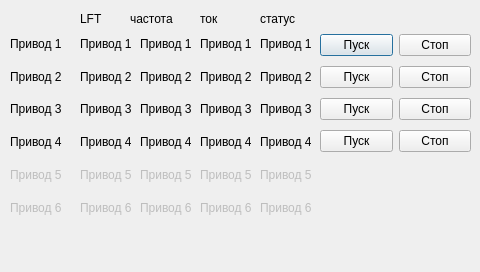
<?xml version="1.0" encoding="UTF-8"?>
<ui version="4.0">
 <class>DialogATV12</class>
 <widget class="QDialog" name="DialogATV12">
  <property name="geometry">
   <rect>
    <x>0</x>
    <y>0</y>
    <width>480</width>
    <height>272</height>
   </rect>
  </property>
  <property name="maximumSize">
   <size>
    <width>480</width>
    <height>272</height>
   </size>
  </property>
  <property name="windowTitle">
   <string>ATV12</string>
  </property>
  <widget class="QWidget" name="layoutWidget113">
   <property name="geometry">
    <rect>
     <x>80</x>
     <y>30</y>
     <width>51</width>
     <height>191</height>
    </rect>
   </property>
   <layout class="QGridLayout" name="gridLayout_2">
    <item row="0" column="0">
     <widget class="QLabel" name="LFT1">
      <property name="text">
       <string>Привод 1</string>
      </property>
     </widget>
    </item>
    <item row="2" column="0">
     <widget class="QLabel" name="LFT3">
      <property name="text">
       <string>Привод 3</string>
      </property>
     </widget>
    </item>
    <item row="3" column="0">
     <widget class="QLabel" name="LFT4">
      <property name="text">
       <string>Привод 4</string>
      </property>
     </widget>
    </item>
    <item row="4" column="0">
     <widget class="QLabel" name="LFT5">
      <property name="enabled">
       <bool>false</bool>
      </property>
      <property name="text">
       <string>Привод 5</string>
      </property>
     </widget>
    </item>
    <item row="5" column="0">
     <widget class="QLabel" name="LFT6">
      <property name="enabled">
       <bool>false</bool>
      </property>
      <property name="text">
       <string>Привод 6</string>
      </property>
     </widget>
    </item>
    <item row="1" column="0">
     <widget class="QLabel" name="LFT2">
      <property name="text">
       <string>Привод 2</string>
      </property>
     </widget>
    </item>
   </layout>
  </widget>
  <widget class="QWidget" name="layoutWidget9339">
   <property name="geometry">
    <rect>
     <x>10</x>
     <y>30</y>
     <width>65</width>
     <height>191</height>
    </rect>
   </property>
   <layout class="QGridLayout" name="gridLayout">
    <item row="0" column="0">
     <widget class="QLabel" name="label">
      <property name="text">
       <string>Привод 1</string>
      </property>
     </widget>
    </item>
    <item row="1" column="0">
     <widget class="QLabel" name="label_2">
      <property name="text">
       <string>Привод 2</string>
      </property>
     </widget>
    </item>
    <item row="2" column="0">
     <widget class="QLabel" name="label_4">
      <property name="text">
       <string>Привод 3</string>
      </property>
     </widget>
    </item>
    <item row="3" column="0">
     <widget class="QLabel" name="label_3">
      <property name="text">
       <string>Привод 4</string>
      </property>
     </widget>
    </item>
    <item row="4" column="0">
     <widget class="QLabel" name="label_6">
      <property name="enabled">
       <bool>false</bool>
      </property>
      <property name="text">
       <string>Привод 5</string>
      </property>
     </widget>
    </item>
    <item row="5" column="0">
     <widget class="QLabel" name="label_5">
      <property name="enabled">
       <bool>false</bool>
      </property>
      <property name="text">
       <string>Привод 6</string>
      </property>
     </widget>
    </item>
   </layout>
  </widget>
  <widget class="QLabel" name="label_7">
   <property name="geometry">
    <rect>
     <x>80</x>
     <y>10</y>
     <width>59</width>
     <height>17</height>
    </rect>
   </property>
   <property name="text">
    <string>LFT</string>
   </property>
  </widget>
  <widget class="QWidget" name="layoutWidget_2">
   <property name="geometry">
    <rect>
     <x>140</x>
     <y>30</y>
     <width>51</width>
     <height>191</height>
    </rect>
   </property>
   <layout class="QGridLayout" name="gridLayout_3">
    <item row="0" column="0">
     <widget class="QLabel" name="freq1">
      <property name="text">
       <string>Привод 1</string>
      </property>
     </widget>
    </item>
    <item row="2" column="0">
     <widget class="QLabel" name="freq3">
      <property name="text">
       <string>Привод 3</string>
      </property>
     </widget>
    </item>
    <item row="3" column="0">
     <widget class="QLabel" name="freq4">
      <property name="text">
       <string>Привод 4</string>
      </property>
     </widget>
    </item>
    <item row="4" column="0">
     <widget class="QLabel" name="freq5">
      <property name="enabled">
       <bool>false</bool>
      </property>
      <property name="text">
       <string>Привод 5</string>
      </property>
     </widget>
    </item>
    <item row="5" column="0">
     <widget class="QLabel" name="freq6">
      <property name="enabled">
       <bool>false</bool>
      </property>
      <property name="text">
       <string>Привод 6</string>
      </property>
     </widget>
    </item>
    <item row="1" column="0">
     <widget class="QLabel" name="freq2">
      <property name="text">
       <string>Привод 2</string>
      </property>
     </widget>
    </item>
   </layout>
  </widget>
  <widget class="QLabel" name="label_8">
   <property name="geometry">
    <rect>
     <x>130</x>
     <y>10</y>
     <width>59</width>
     <height>17</height>
    </rect>
   </property>
   <property name="text">
    <string>частота</string>
   </property>
  </widget>
  <widget class="QWidget" name="layoutWidget_3">
   <property name="geometry">
    <rect>
     <x>200</x>
     <y>30</y>
     <width>51</width>
     <height>191</height>
    </rect>
   </property>
   <layout class="QGridLayout" name="gridLayout_4">
    <item row="0" column="0">
     <widget class="QLabel" name="curr1">
      <property name="text">
       <string>Привод 1</string>
      </property>
     </widget>
    </item>
    <item row="2" column="0">
     <widget class="QLabel" name="curr3">
      <property name="text">
       <string>Привод 3</string>
      </property>
     </widget>
    </item>
    <item row="3" column="0">
     <widget class="QLabel" name="curr4">
      <property name="text">
       <string>Привод 4</string>
      </property>
     </widget>
    </item>
    <item row="4" column="0">
     <widget class="QLabel" name="curr5">
      <property name="enabled">
       <bool>false</bool>
      </property>
      <property name="text">
       <string>Привод 5</string>
      </property>
     </widget>
    </item>
    <item row="5" column="0">
     <widget class="QLabel" name="curr6">
      <property name="enabled">
       <bool>false</bool>
      </property>
      <property name="text">
       <string>Привод 6</string>
      </property>
     </widget>
    </item>
    <item row="1" column="0">
     <widget class="QLabel" name="curr2">
      <property name="text">
       <string>Привод 2</string>
      </property>
     </widget>
    </item>
   </layout>
  </widget>
  <widget class="QLabel" name="label_9">
   <property name="geometry">
    <rect>
     <x>200</x>
     <y>10</y>
     <width>59</width>
     <height>17</height>
    </rect>
   </property>
   <property name="text">
    <string>ток</string>
   </property>
  </widget>
  <widget class="QWidget" name="layoutWidget_4">
   <property name="geometry">
    <rect>
     <x>260</x>
     <y>30</y>
     <width>51</width>
     <height>191</height>
    </rect>
   </property>
   <layout class="QGridLayout" name="gridLayout_6">
    <item row="0" column="0">
     <widget class="QLabel" name="stat1">
      <property name="text">
       <string>Привод 1</string>
      </property>
     </widget>
    </item>
    <item row="2" column="0">
     <widget class="QLabel" name="stat3">
      <property name="text">
       <string>Привод 3</string>
      </property>
     </widget>
    </item>
    <item row="3" column="0">
     <widget class="QLabel" name="stat4">
      <property name="text">
       <string>Привод 4</string>
      </property>
     </widget>
    </item>
    <item row="4" column="0">
     <widget class="QLabel" name="stat5">
      <property name="enabled">
       <bool>false</bool>
      </property>
      <property name="text">
       <string>Привод 5</string>
      </property>
     </widget>
    </item>
    <item row="5" column="0">
     <widget class="QLabel" name="stat6">
      <property name="enabled">
       <bool>false</bool>
      </property>
      <property name="text">
       <string>Привод 6</string>
      </property>
     </widget>
    </item>
    <item row="1" column="0">
     <widget class="QLabel" name="stat2">
      <property name="text">
       <string>Привод 2</string>
      </property>
     </widget>
    </item>
   </layout>
  </widget>
  <widget class="QLabel" name="label_10">
   <property name="geometry">
    <rect>
     <x>260</x>
     <y>10</y>
     <width>59</width>
     <height>17</height>
    </rect>
   </property>
   <property name="text">
    <string>статус</string>
   </property>
  </widget>
  <widget class="QWidget" name="layoutWidget929292">
   <property name="geometry">
    <rect>
     <x>320</x>
     <y>30</y>
     <width>151</width>
     <height>128</height>
    </rect>
   </property>
   <layout class="QGridLayout" name="gridLayout_5">
    <item row="0" column="0">
     <widget class="QPushButton" name="start1">
      <property name="text">
       <string>Пуск</string>
      </property>
     </widget>
    </item>
    <item row="0" column="1">
     <widget class="QPushButton" name="stop1">
      <property name="text">
       <string>Стоп</string>
      </property>
     </widget>
    </item>
    <item row="1" column="0">
     <widget class="QPushButton" name="start2">
      <property name="text">
       <string>Пуск</string>
      </property>
     </widget>
    </item>
    <item row="1" column="1">
     <widget class="QPushButton" name="stop2">
      <property name="text">
       <string>Стоп</string>
      </property>
     </widget>
    </item>
    <item row="2" column="0">
     <widget class="QPushButton" name="start3">
      <property name="text">
       <string>Пуск</string>
      </property>
     </widget>
    </item>
    <item row="2" column="1">
     <widget class="QPushButton" name="stop3">
      <property name="text">
       <string>Стоп</string>
      </property>
     </widget>
    </item>
    <item row="3" column="0">
     <widget class="QPushButton" name="start4">
      <property name="text">
       <string>Пуск</string>
      </property>
     </widget>
    </item>
    <item row="3" column="1">
     <widget class="QPushButton" name="stop4">
      <property name="text">
       <string>Стоп</string>
      </property>
     </widget>
    </item>
   </layout>
  </widget>
 </widget>
 <resources/>
 <connections/>
</ui>
